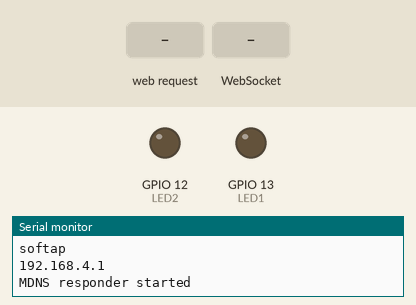
The sketch below on a simulated ESP8266 (NodeMCU). On the bench: output pins drawn as LEDs (lit = HIGH), the last lines printed to the serial monitor. The test bench sets the inputs (shaded band).

Above: at 1.2 s.
1.3 s: HTTP request GET /led1/on received
At 1.7 s:
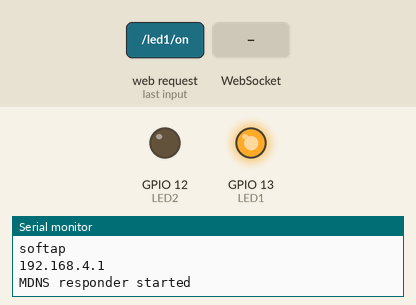
2.8 s: WebSocket text "1" received
At 4.0 s:
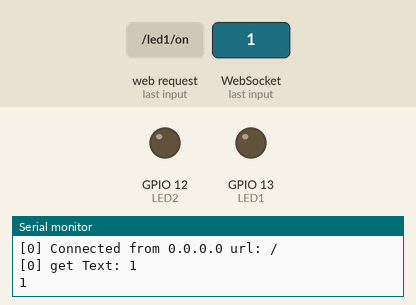
Timing chart, 0 to 5.8 s (numbered marks = the images above; inputs shaded):
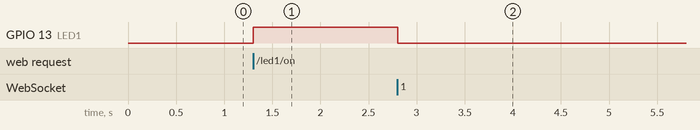

The sketch:

Ep-4_JSON_WebSockets.ino
```cpp
#include <ESP8266WiFi.h>
#include <ESP8266mDNS.h>
#include <WebSocketsServer.h>
#include <ArduinoJson.h>

#include <ESPAsyncWebServer.h>

AsyncWebServer server(80); // server port 80
WebSocketsServer websockets(81);

#define LED1 13
#define LED2 12

char webpage[] PROGMEM = R"=====(

<!DOCTYPE html>
<html>

<script>

var connection = new WebSocket('ws://'+location.hostname+':81/');

var button_1_status = 0;
var button_2_status = 0;

function button_1_on()
{
   button_1_status = 1;
  console.log("LED 1 is ON");
  send_data();
}

function button_1_off()
{
  button_1_status = 0;
console.log("LED 1 is OFF");
send_data();
}

function button_2_on()
{
   button_2_status = 1;
  console.log("LED 2 is ON");
  send_data();
}

function button_2_off()
{
  button_2_status = 0;
console.log("LED 2 is OFF");
send_data();
}

function send_data()
{
  var full_data = '{"LED1" :'+button_1_status+',"LED2":'+button_2_status+'}';
  connection.send(full_data);
}


</script>
<body>

<center>
<h1>My Home Automation</h1>

<h3> LED 1 </h3>
<button onclick= "button_1_on()" >On</button><button onclick="button_1_off()" >Off</button>
<h3> LED 2 </h3>
<button onclick="button_2_on()">On</button><button onclick="button_2_off()">Off</button>

</center>
</body>
</html>

)=====";

// ipaddress/led1/on
//ipaddress/led1/off

// ipaddress/led2/on
//ipaddress/led2/off


void notFound(AsyncWebServerRequest *request)
{
  request->send(404, "text/plain", "Page Not found");
}


void webSocketEvent(uint8_t num, WStype_t type, uint8_t * payload, size_t length) {

  switch (type)
  {
    case WStype_DISCONNECTED:
      Serial.printf("[%u] Disconnected!\n", num);
      break;
    case WStype_CONNECTED: {
        IPAddress ip = websockets.remoteIP(num);
        Serial.printf("[%u] Connected from %d.%d.%d.%d url: %s\n", num, ip[0], ip[1], ip[2], ip[3], payload);

        // send message to client
        websockets.sendTXT(num, "Connected from server");
      }
      break;
    case WStype_TEXT:
      Serial.printf("[%u] get Text: %s\n", num, payload);
      String message = String((char*)( payload));
      Serial.println(message);


     DynamicJsonDocument doc(200);
    // deserialize the data
    DeserializationError error = deserializeJson(doc, message);
    // parse the parameters we expect to receive (TO-DO: error handling)
      // Test if parsing succeeds.
  if (error) {
    Serial.print("deserializeJson() failed: ");
    Serial.println(error.c_str());
    return;
  }

  int LED1_status = doc["LED1"];
  int LED2_status = doc["LED2"];
  digitalWrite(LED1,LED1_status);
  digitalWrite(LED2,LED2_status);


  }
}

void setup(void)
{

  Serial.begin(115200);
  pinMode(LED1,OUTPUT);
  pinMode(LED2,OUTPUT);

  WiFi.softAP("6628PSE", "987654321");
  Serial.println("softap");
  Serial.println("");
  Serial.println(WiFi.softAPIP());


  if (MDNS.begin("ESP")) { //esp.local/
    Serial.println("MDNS responder started");
  }


  server.on("/", [](AsyncWebServerRequest * request)
  {

  request->send_P(200, "text/html", webpage);
  });

   server.on("/led1/on", HTTP_GET, [](AsyncWebServerRequest * request)
  {
    digitalWrite(LED1,HIGH);
  request->send_P(200, "text/html", webpage);
  });

  server.onNotFound(notFound);

  server.begin();  // it will start webserver
  websockets.begin();
  websockets.onEvent(webSocketEvent);

}


void loop(void)
{
 websockets.loop();
}
```

Measured:
- after the input at 1.3 s, GPIO 13 (LED1): LOW → HIGH at once
- after the input at 2.8 s, GPIO 13 (LED1): HIGH → LOW at once
